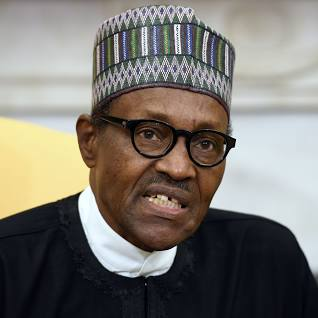
#> input picture test_img.jfif, 318 x 318 px
$ python face_detect_img.py
#> lines starting #> are read from the running program, lines starting #| are printed output that depends on the picture; after the words box and inside, x2 and y2 are one past the last pixel; in counts of white or black regions, pixels touching at a corner belong together
# start by importing opencv-python module
import cv2

def detect_faces(image_path, cascade_path):
    # the cascade classifier is then loaded
#> called with image_path = 'test_img.jfif', cascade_path = 'haarcascade_frontalface_default.xml'
    face_cascade = cv2.CascadeClassifier(cascade_path)

    # the input image is read by opencv
    image = cv2.imread(image_path)
#> image is the input picture: shape (318, 318, 3); mean B, G, R 112.4, 118.8, 123.3

    # the image is converted to grayscale
    gray_image = cv2.cvtColor(image, cv2.COLOR_BGR2GRAY)
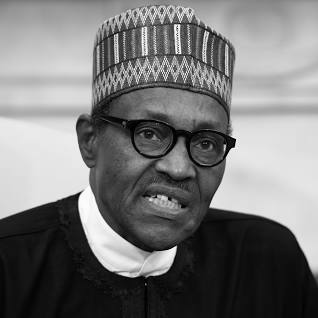
#> gray_image: shape (318, 318); min 0, max 255, mean 119.5

    # the face detection is done  using the  pre_trained cascade classifier
    faces = face_cascade.detectMultiScale(gray_image, scaleFactor=1.1, minNeighbors=5, minSize=(30, 30))
#> faces = [[99, 80, 146, 146]]

    # this would a blue rectangle around the detected face
    for (x, y, w, h) in faces:
        cv2.rectangle(image, (x, y), (x+w, y+h), (255, 0, 0), 2)
#> this loop made 1 pass
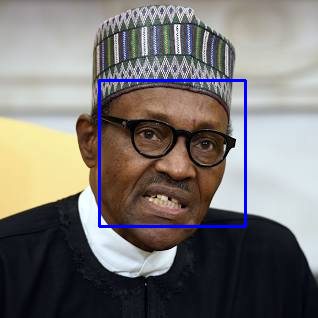
#> image: shape (318, 318, 3); 1.73% of pixels changed, all inside (x1, y1, x2, y2) = (98, 79, 247, 228)

    # the output image is then display
    cv2.imshow('face Detection', image)
    cv2.waitKey(0)
    cv2.destroyAllWindows()

if __name__ == "__main__":
    # loaded path to the input image and Haar Cascade XML file
    input_image_path = "test_img.jfif"
    cascade_xml_path = "haarcascade_frontalface_default.xml"

    # face detection is then performed
    detect_faces(input_image_path, cascade_xml_path)
